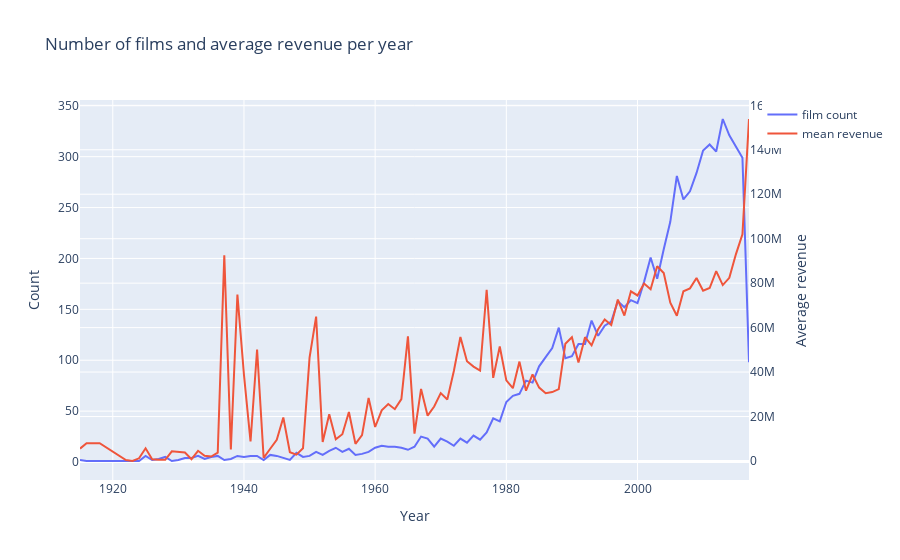

Write notebook code for a chart like this one.
### Markdown cell above
We can see that since 2000s there are more movies that has been released.We can see that year 2013 has highes number of movie released i.e 140+ movie in a year.

### Code cell
#plot for release date vs revenue
d1 = df['release_date_year'].value_counts().sort_index()
d2 = df.groupby(['release_date_year'])['revenue'].mean()

data = [go.Scatter(x=d1.index, y=d1.values, name='film count'),
        go.Scatter(x=d2.index, y=d2.values, name='mean revenue', yaxis='y2')]

layout = go.Layout(dict(title = "Number of films and average revenue per year",
                  xaxis = dict(title = 'Year'),
                  yaxis = dict(title = 'Count'),
                  yaxis2=dict(title='Average revenue', overlaying='y', side='right')
                  ),legend=dict(
                orientation="v"))
py.iplot(dict(data=data, layout=layout))
